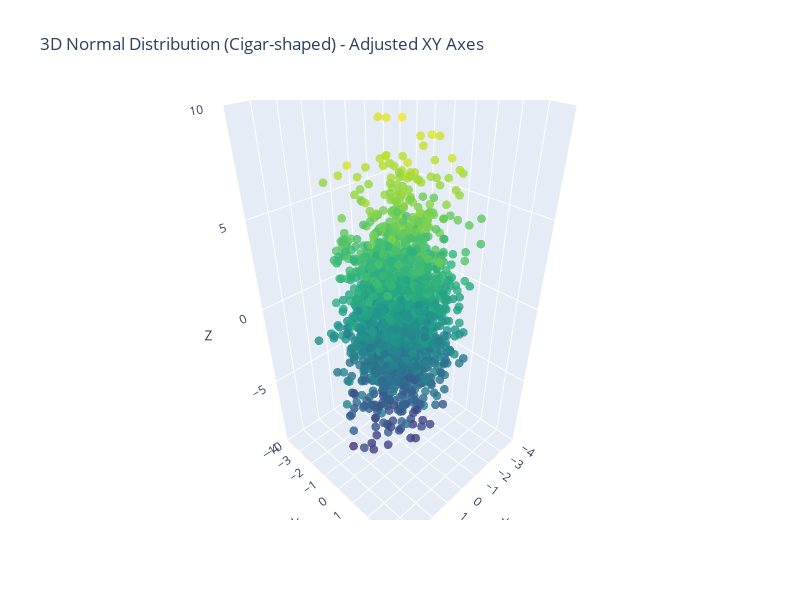

Write notebook code for a chart like this one.
### Code cell
import numpy as np
import plotly.graph_objects as go
np.random.seed(100)
def generate_3d_normal(n=1000, cov_matrix=np.eye(3)):
    u1 = np.random.uniform(size=n)
    u2 = np.random.uniform(size=n)
    u3 = np.random.uniform(size=n)
    u4 = np.random.uniform(size=n)
    r1 = np.sqrt(-2 * np.log(u1))
    theta1 = 2 * np.pi * u2
    z0 = r1 * np.cos(theta1)
    z1 = r1 * np.sin(theta1)
    r2 = np.sqrt(-2 * np.log(u3))
    theta2 = 2 * np.pi * u4
    z2 = r2 * np.cos(theta2)
    points = np.vstack([z0, z1, z2]).T
    if not np.array_equal(cov_matrix, np.eye(3)):
        eigvals, eigvecs = np.linalg.eig(cov_matrix)
        sqrt_cov = eigvecs @ np.diag(np.sqrt(eigvals)) @ np.linalg.inv(eigvecs)
        points = points @ sqrt_cov
    return points[:, 0], points[:, 1], points[:, 2]
cov_matrix = np.array([
    [1, 0, 0],
    [0, 1, 0],
    [0, 0, 10]
])
x, y, z = generate_3d_normal(n=2000, cov_matrix=cov_matrix)
fig = go.Figure(data=[go.Scatter3d(
    x=x,
    y=y,
    z=z,
    mode='markers',
    marker=dict(
        size=3,
        color=z,
        colorscale='Viridis',
        opacity=0.8
    )
)])
fig.update_layout(
    title='3D Normal Distribution (Cigar-shaped) - Adjusted XY Axes',
    scene=dict(
        xaxis_title='X',
        yaxis_title='Y',
        zaxis_title='Z',
        xaxis=dict(range=[-4, 4]),
        yaxis=dict(range=[-4, 4]),
        zaxis=dict(range=[-10, 10]), 
        aspectmode='manual',
        aspectratio=dict(x=1, y=1, z=2),
        camera=dict(
            eye=dict(x=1.5, y=1.5, z=1.5)
        )
    ),
    width=800,
    height=600
)
fig.show()
fig.write_html("Cigar_3d_normal_rotation.html")

### Figure 1 — Plotly figure (JSON) as saved in the notebook; plotly's stock layout.template omitted (floating-point values rounded to 4 significant figures; data arrays with more than 128 entries replaced by an {"elided": "..."} marker saying what was removed)
{"data": [{"marker": {"color": {"elided": "2000 float values"}, "colorscale": [[0, "#440154"], [0.1111, "#482878"], [0.2222, "#3e4989"], [0.3333, "#31688e"], [0.4444, "#26828e"], [0.5556, "#1f9e89"], [0.6667, "#35b779"], [0.7778, "#6ece58"], [0.8889, "#b5de2b"], [1, "#fde725"]], "opacity": 0.8, "size": 3}, "mode": "markers", "type": "scatter3d", "x": {"elided": "2000 float values"}, "y": {"elided": "2000 float values"}, "z": {"elided": "2000 float values"}}], "layout": {"height": 600, "scene": {"aspectmode": "manual", "aspectratio": {"x": 1, "y": 1, "z": 2}, "camera": {"eye": {"x": 1.5, "y": 1.5, "z": 1.5}}, "xaxis": {"range": [-4, 4], "title": {"text": "X"}, "type": "linear"}, "yaxis": {"range": [-4, 4], "title": {"text": "Y"}, "type": "linear"}, "zaxis": {"range": [-10, 10], "title": {"text": "Z"}, "type": "linear"}}, "title": {"text": "3D Normal Distribution (Cigar-shaped) - Adjusted XY Axes"}, "width": 800}}
